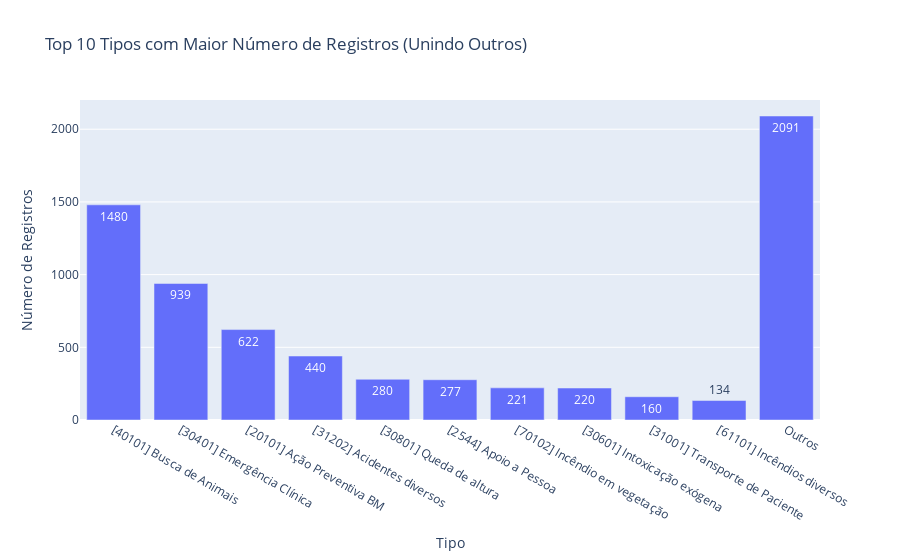

Source (notebook cell):
### Markdown cell above
#### Busca por tipo

### Code cell
import pandas as pd
import plotly.express as px

# Supondo que 'dados' já é um DataFrame carregado com suas colunas

# Agrupar por 'Tipo' e contar os registros
dados_agrupados = dados.groupby("Tipo")["Registro"].count().reset_index()

# Renomear a coluna para refletir o número de registros
dados_agrupados.columns = ['Tipo', 'Contagem']

# Ordenar os dados pela coluna 'Contagem' em ordem decrescente
dados_agrupados = dados_agrupados.sort_values(by="Contagem", ascending=False)

# Selecionar os 10 tipos com maior número de registros
top_10 = dados_agrupados.head(10)

# Somar o número de registros dos tipos que não estão no top 10
outros = pd.DataFrame([{'Tipo': 'Outros', 'Contagem': dados_agrupados[10:]["Contagem"].sum()}])

# Concatenar o top 10 com o grupo "Outros"
top_10_unido = pd.concat([top_10, outros])

# Criar o histograma
fig = px.bar(top_10_unido, x="Tipo", y="Contagem",
             title="Top 10 Tipos com Maior Número de Registros (Unindo Outros)",
             labels={"Tipo": "Tipo", "Contagem": "Número de Registros"},
             text="Contagem",)

# Mostrar o histograma
fig.show()

# Salvar o DataFrame como Excel
top_10_unido.to_excel("top_10_unido.xlsx", index=False)

# Salvar o gráfico como imagem (por exemplo, PNG)

# Salvar o gráfico como arquivo HTML
fig.write_html("histograma_top_10_unido.html")

### Figure 1 — Plotly figure (JSON) as saved in the notebook; plotly's stock layout.template omitted (floating-point values rounded to 4 significant figures)
{"data": [{"alignmentgroup": "True", "hovertemplate": "Tipo=%{x}<br>Número de Registros=%{text}<extra></extra>", "legendgroup": "", "marker": {"color": "#636efa", "pattern": {"shape": ""}}, "name": "", "offsetgroup": "", "orientation": "v", "showlegend": false, "text": [1480, 939, 622, 440, 280, 277, 221, 220, 160, 134, 2091], "textposition": "auto", "type": "bar", "x": ["[40101] Busca de Animais", "[30401] Emergência Clínica", "[20101] Ação Preventiva BM", "[31202] Acidentes diversos", "[30801] Queda de altura", "[2544] Apoio a Pessoa", "[70102] Incêndio em vegetação", "[30601] Intoxicação exógena", "[31001] Transporte de Paciente", "[61101] Incêndios diversos", "Outros"], "xaxis": "x", "y": [1480, 939, 622, 440, 280, 277, 221, 220, 160, 134, 2091], "yaxis": "y"}], "layout": {"barmode": "relative", "legend": {"tracegroupgap": 0}, "title": {"text": "Top 10 Tipos com Maior Número de Registros (Unindo Outros)"}, "xaxis": {"anchor": "y", "domain": [0, 1], "title": {"text": "Tipo"}}, "yaxis": {"anchor": "x", "domain": [0, 1], "title": {"text": "Número de Registros"}}}}
